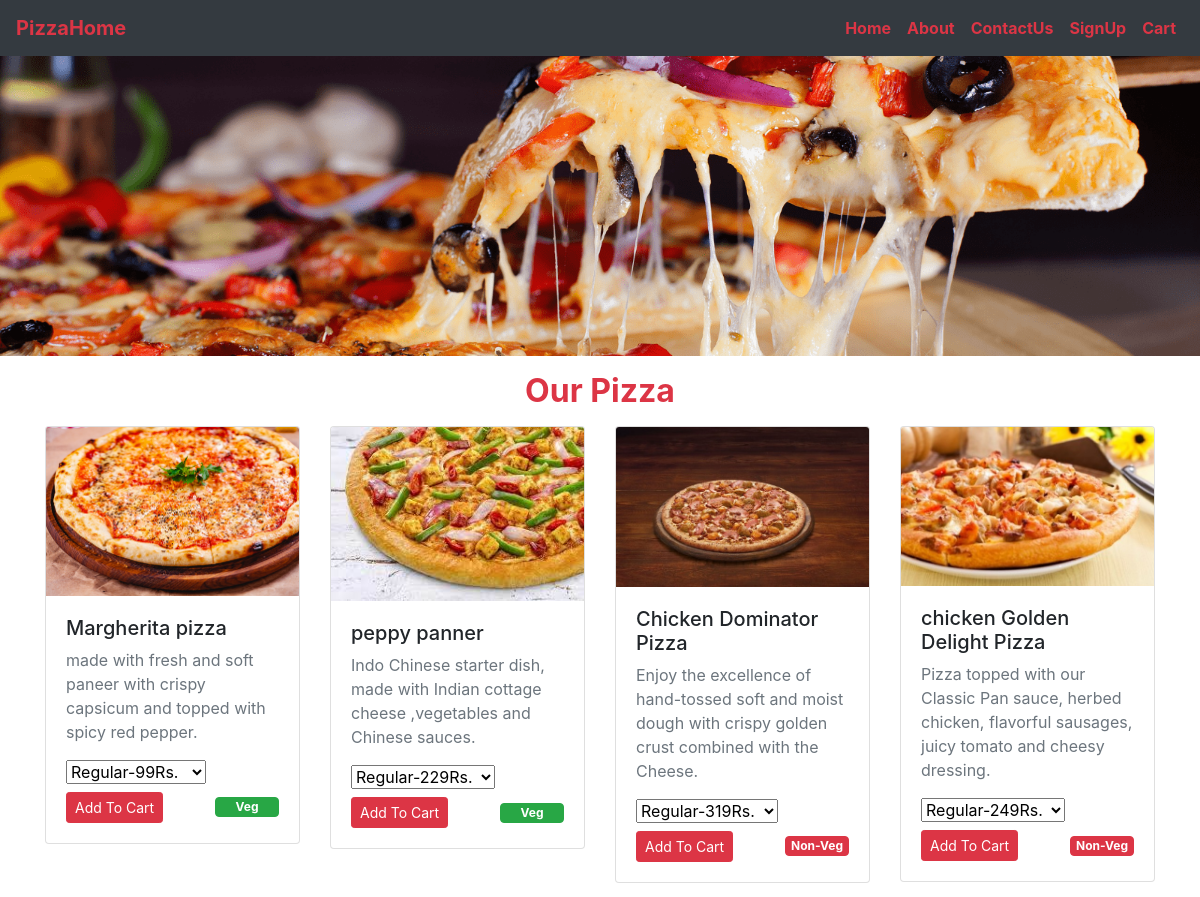
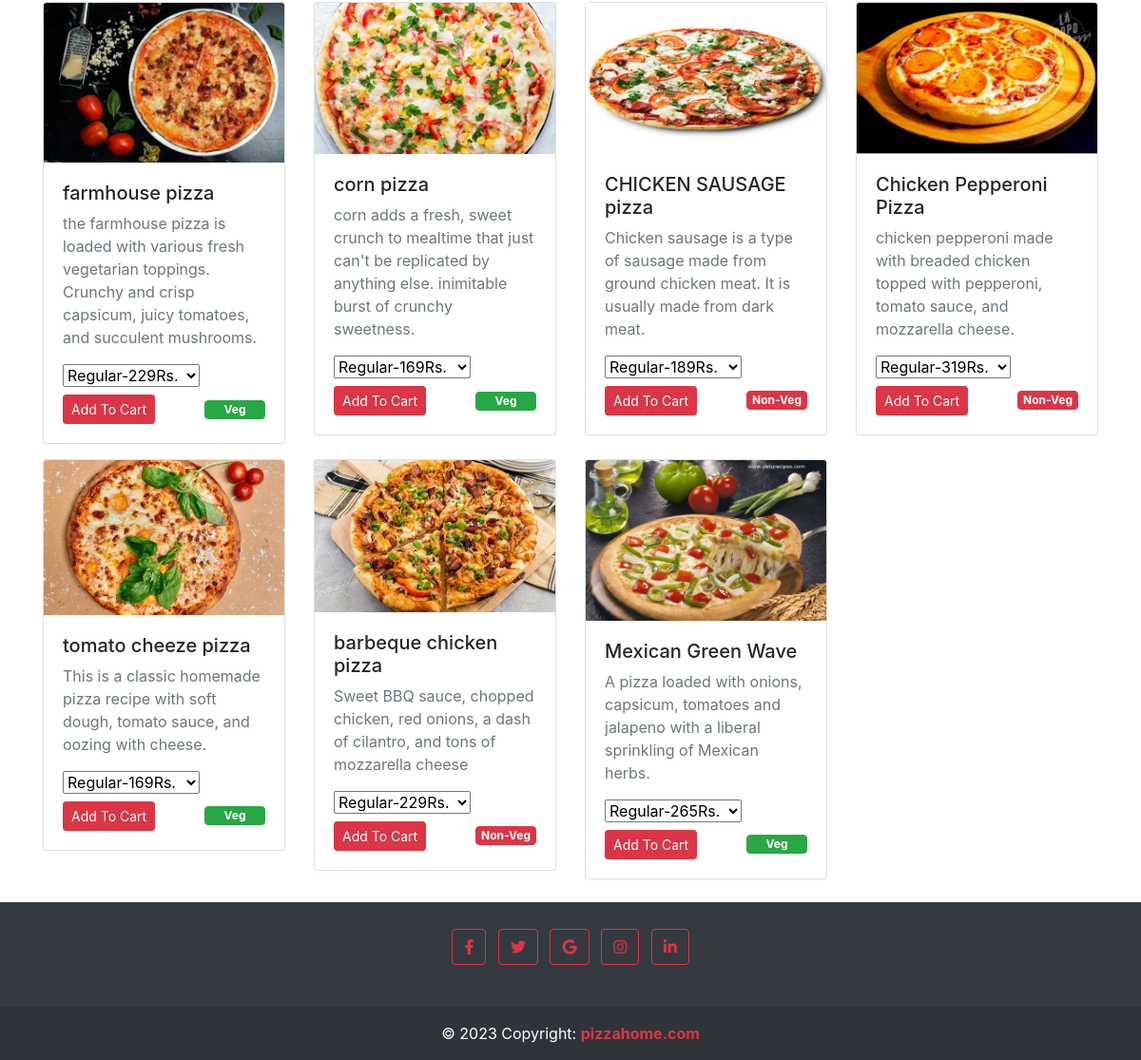
The page / on the database its author committed (2 pictures, top to bottom).
### pizza_app/models.py (models this page shows, shortened)
class CrousalMedia(models.Model):
    name= models.CharField(max_length=100,blank=True)
    image = models.ImageField(upload_to='pizza_app/images', default="")

class Pizza(models.Model):
    CATEGORY_CHOICES = [
        ('VEG', 'Veg'),
        ('NON_VEG', 'Non-Veg'),
    ]
    name= models.CharField(max_length=100,blank=True)
    image = models.ImageField(upload_to='snippets/images', default="")
    description = models.CharField(max_length=200,blank=True)
    category = models.CharField(choices=CATEGORY_CHOICES, max_length=7)

### pizza_app/views.py (the view)
# urls.py: path("",views.index,name="indexpage"),
def index(request):
    images = CrousalMedia.objects.all()
    pizza = Pizza.objects.all()
    sizes = Size.objects.all()
    toppings = Topping.objects.all()
    return render(request,'pizza_app/index.html',{'images':images,'pizza_menu':pizza,'pizza_objects':sizes,'toppings':toppings})

### templates/pizza_app/index.html (shortened to what this page needs)
{% extends "pizza_app/base.html" %}
{% block content %}
<div id="CarouselWithControls" class="carousel slide" data-ride="carousel">
    <div class="carousel-inner">
        {% for img in images %}
        {% if forloop.first %}
        <div class="carousel-item {% if forloop.first %} active {% endif %}">
            <img src="{{ img.image.url }}" class="d-block w-100">
        </div>
        {% else %}
        <div class="carousel-item {% if  forloop.first %} active {% endif %}">
            <img src="{{ img.image.url }}" class="d-block w-100">
        </div>
        {% endif %}
        {% endfor %}
    </div>
</div>
<div class="container my-3">
    <h2 class="my-2 text-center text-danger font-weight-bold">Our Pizza</h2>
    <div class="row row-cols-1 row-cols-sm-2 row-cols-md-4 g-4">
        {% for pizza in pizza_menu %}
        {% if pizza.category == 'VEG' %}
        <div class="col my-2">
            <div class="card shadow-md">
                <img src="{{pizza.image.url}}" class="card-img-top" alt="{{pizza.name}}">
                <div class="card-body">
                    <h5 class="card-text text-bold">{{pizza.name}}</h5>
                    <p class="card-text text-muted">{{pizza.description}}</p>
                    <div>
                        <select class="form-select form-select-md mb-2" aria-label=".form-select-md example">
                            {% for size in pizza.size_set.all %}
                            <option value='{"pizza_size":"{{size.name}}","pizza_price":"{{size.price}}"}'>{{ size.name }}-{{size.price|floatformat:0 }}Rs.</option>
                            {% endfor %}
                        </select>
                    </div>
                    <div class="d-flex justify-content-between align-items-center">
                        <div class="btn-group">
                            <button type="button" class="btn btn-sm btn btn-danger" onclick="get_pizza_name('{{pizza.name}}')">Add To Cart</button>
                        </div>
                        <div class="badge btn btn-success" style="width: 4rem;">
                            Veg
                        </div>
                    </div>
                </div>
            </div>
        </div>
        {%else %}
        <div class="col my-2">
            <div class="card shadow-md">
                <img src="{{pizza.image.url}}" class="card-img-top" alt="{{pizza.name}}">
                <div class="card-body">
                    <h5 class="card-text text-bold">{{pizza.name}}</h5>
                    <p class="card-text text-muted">{{pizza.description}}</p>
                    <div>
                        <select class="form-select form-select-md mb-2" aria-label=".form-select-md example">
                            {% for size in pizza.size_set.all %}
                            <option value='{"pizza_size":"{{size.name}}","pizza_price":"{{size.price}}"}'>{{ size.name }}-{{size.price|floatformat:0 }}Rs.</option>
                            {% endfor %}
                        </select>
                    </div>
                    <div class="d-flex justify-content-between align-items-center">
                        <div class="btn-group">
                            <button type="button" class="btn btn-sm btn btn-danger" onclick="get_pizza_name('{{pizza.name}}')">Add To Cart</button>
                        </div>
                        <div class="badge btn btn-danger" style="width: 4rem;">
                            Non-Veg
                        </div>
                    </div>
                </div>
            </div>
        </div>
        {% endif %}
        {% endfor %}
    </div>
</div>
{% endblock content%}

### templates/pizza_app/base.html (shortened to what this page needs)
{% load static %}
<!DOCTYPE html>
<html lang="en">
<head>
  <link rel="stylesheet" href="https://cdn.jsdelivr.net/npm/bootstrap@4.6.2/dist/css/bootstrap.min.css">
  <link rel="stylesheet" href="https://cdnjs.cloudflare.com/ajax/libs/font-awesome/6.2.1/css/all.min.css" />
  <link rel="stylesheet" href="{% static 'pizza_app/css/style.css' %}">
</head>
<body>
<nav class="navbar sticky-top navbar-expand-md bg-dark navbar-dark text-primary">
  <a class="navbar-brand text-danger font-weight-bold" href="/">PizzaHome</a>
  <div class="collapse navbar-collapse justify-content-end" id="collapsibleNavbar">
    <ul class="navbar-nav ms-auto mb-2 mb-lg-0">
      <li class="nav-item">
        <a class="nav-link text-danger font-weight-bold" href="/">Home</a>
      </li>
      <li class="nav-item">
        <a class="nav-link text-danger font-weight-bold"  data-toggle="modal" data-target="#aboutModalCenter" href="#">About</a>
      </li>
      <li class="nav-item">
        <a class="nav-link text-danger font-weight-bold" href="#">ContactUs</a>
      </li>
      <li class="nav-item">
        <a class="nav-link text-danger font-weight-bold" data-toggle="modal" data-target="#exampleModalToggle" href="#">SignUp</a>
      </li>
      <li class="nav-item">
        <a class="nav-link text-danger font-weight-bold" href="/addtocart">Cart</a>
      </li>
    </ul>
  </div>
</nav>
{% block content %}{% endblock content %}
<section class="footer ">
  <footer class="bg-dark text-center text-white">
    <div class="container p-4 pb-0">
      <section class="mb-3">
        <a class="btn btn-outline-danger btn-floating m-1" href="#!" role="button"
          ><i class="fab fa-facebook-f"></i
        ></a>
        <a class="btn btn-outline-danger btn-floating m-1" href="#!" role="button"
          ><i class="fab fa-twitter"></i
        ></a>
        <a class="btn btn-outline-danger btn-floating m-1" href="#!" role="button"
          ><i class="fab fa-google"></i
        ></a>
        <a class="btn btn-outline-danger btn-floating m-1" href="#!" role="button"
          ><i class="fab fa-instagram"></i
        ></a>
        <a class="btn btn-outline-danger btn-floating m-1" href="#!" role="button"
          ><i class="fab fa-linkedin-in"></i
        ></a>
      </section>
    </div>
    <div class="text-center p-3" style="background-color: rgba(0, 0, 0, 0.1);">
      © 2023 Copyright:
      <a class="text-danger font-weight-bold" href="#">pizzahome.com</a>
    </div>
  </footer>
</section>
</body>
</html>

### templates/pizza_app/base.html (style rules this page uses)
* { margin:0; padding:0; }

### rows shown on the page
CrousalMedia: image (picture)
Pizza: image (picture), name "Margherita pizza", description "made with fresh and soft paneer with crispy capsicum and topped with spicy red pepper."
Pizza: image (picture), name "peppy panner", description "Indo Chinese starter dish, made with Indian cottage cheese ,vegetables and Chinese sauces."
Pizza: image (picture), name "Chicken Dominator Pizza", description "Enjoy the excellence of hand-tossed soft and moist dough with crispy golden crust combined with the Cheese."
Pizza: image (picture), name "chicken Golden Delight Pizza", description "Pizza topped with our Classic Pan sauce, herbed chicken, flavorful sausages, juicy tomato and cheesy dressing."
Pizza: image (picture), name "farmhouse pizza", description "the farmhouse pizza is loaded with various fresh vegetarian toppings. Crunchy and crisp capsicum, juicy tomatoes, and succulent mushrooms."
Pizza: image (picture), name "corn pizza", description "corn adds a fresh, sweet crunch to mealtime that just can't be replicated by anything else. inimitable burst of crunchy sweetness."
Pizza: image (picture), name "CHICKEN SAUSAGE pizza", description "Chicken sausage is a type of sausage made from ground chicken meat. It is usually made from dark meat."
Pizza: image (picture), name "Chicken Pepperoni Pizza", description "chicken pepperoni made with breaded chicken topped with pepperoni, tomato sauce, and mozzarella cheese."
Pizza: image (picture), name "tomato cheeze pizza", description "This is a classic homemade pizza recipe with soft dough, tomato sauce, and oozing with cheese."
Pizza: image (picture), name "barbeque chicken pizza", description "Sweet BBQ sauce, chopped chicken, red onions, a dash of cilantro, and tons of mozzarella cheese"
Pizza: image (picture), name "Mexican Green Wave", description "A pizza loaded with onions, capsicum, tomatoes and jalapeno with a liberal sprinkling of Mexican herbs."

### other values the page prints
form field value "Regular-99Rs."
form field value "Regular-229Rs."
form field value "Regular-319Rs."
form field value "Regular-249Rs."
form field value "Regular-169Rs."
form field value "Regular-189Rs."
form field value "Regular-265Rs."
